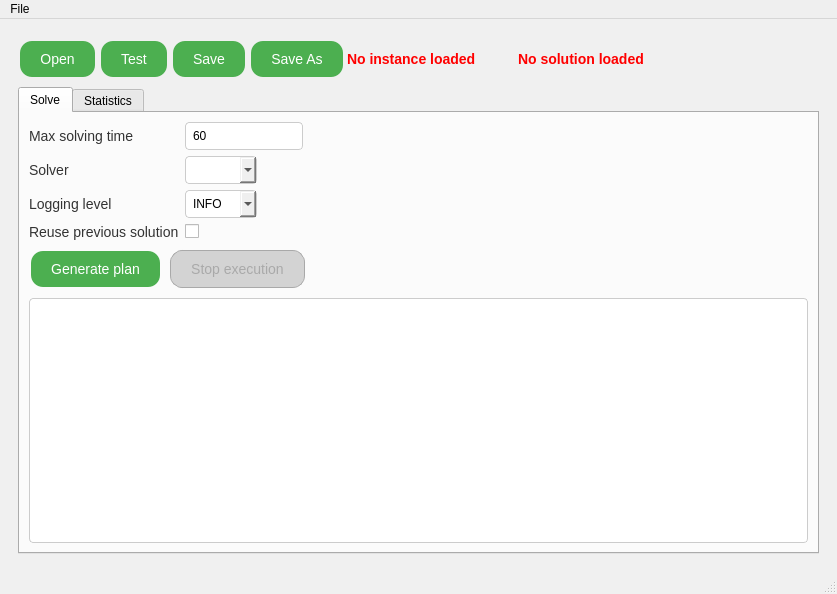
<?xml version="1.0" encoding="UTF-8"?>
<ui version="4.0">
 <class>MainWindow</class>
 <widget class="QMainWindow" name="MainWindow">
  <property name="geometry">
   <rect>
    <x>0</x>
    <y>0</y>
    <width>837</width>
    <height>594</height>
   </rect>
  </property>
  <property name="windowTitle">
   <string>MyOptimApp</string>
  </property>
  <property name="styleSheet">
   <string notr="true">
    QMainWindow {
        background-color: #f0f0f0;
    }
    QPushButton {
        background-color: #4CAF50;
        color: white;
        border: none;
        padding: 10px 20px;
        text-align: center;
        text-decoration: none;
        display: inline-block;
        font-size: 14px;
        margin: 4px 2px;
        transition-duration: 0.4s;
        cursor: pointer;
        border-radius: 12px;
    }
    QPushButton:hover {
        background-color: white;
        color: black;
        border: 2px solid #4CAF50;
    }
    QPushButton:disabled {
        background-color: #d3d3d3;
        color: #a9a9a9;
        border: 1px solid #a9a9a9;
    }
    QLabel {
        font-size: 14px;
        color: #333;
    }
    QLineEdit {
        padding: 5px;
        border: 1px solid #ccc;
        border-radius: 4px;
    }
    QComboBox {
        padding: 5px;
        border: 1px solid #ccc;
        border-radius: 4px;
    }
    QTextBrowser {
        border: 1px solid #ccc;
        border-radius: 4px;
        padding: 5px;
        background-color: white;
    }
   </string>
  </property>
  <widget class="QWidget" name="centralwidget">
   <layout class="QHBoxLayout" name="horizontalLayout">
    <item>
     <widget class="QWidget" name="widget" native="true">
      <layout class="QVBoxLayout" name="verticalLayout_17">
       <property name="sizeConstraint">
        <enum>QLayout::SizeConstraint::SetNoConstraint</enum>
       </property>
       <item>
        <layout class="QVBoxLayout" name="verticalLayout">
         <item>
          <layout class="QHBoxLayout" name="horizontalLayout_3">
           <property name="spacing">
            <number>2</number>
           </property>
           <item>
            <widget class="QPushButton" name="chooseFile">
             <property name="sizePolicy">
              <sizepolicy hsizetype="Minimum" vsizetype="Fixed">
               <horstretch>0</horstretch>
               <verstretch>0</verstretch>
              </sizepolicy>
             </property>
             <property name="font">
              <font>
               <pointsize>-1</pointsize>
               <underline>false</underline>
               <strikeout>false</strikeout>
              </font>
             </property>
             <property name="text">
              <string>Open</string>
             </property>
             <property name="default">
              <bool>false</bool>
             </property>
            </widget>
           </item>
           <item>
            <widget class="QPushButton" name="loadTest">
             <property name="sizePolicy">
              <sizepolicy hsizetype="Minimum" vsizetype="Fixed">
               <horstretch>0</horstretch>
               <verstretch>0</verstretch>
              </sizepolicy>
             </property>
             <property name="text">
              <string>Test</string>
             </property>
            </widget>
           </item>
           <item>
            <widget class="QPushButton" name="exportSolution">
             <property name="sizePolicy">
              <sizepolicy hsizetype="Minimum" vsizetype="Fixed">
               <horstretch>0</horstretch>
               <verstretch>0</verstretch>
              </sizepolicy>
             </property>
             <property name="font">
              <font>
               <pointsize>-1</pointsize>
               <underline>false</underline>
               <strikeout>false</strikeout>
              </font>
             </property>
             <property name="text">
              <string>Save</string>
             </property>
             <property name="default">
              <bool>false</bool>
             </property>
            </widget>
           </item>
           <item>
            <widget class="QPushButton" name="exportSolution_to">
             <property name="sizePolicy">
              <sizepolicy hsizetype="Minimum" vsizetype="Fixed">
               <horstretch>0</horstretch>
               <verstretch>0</verstretch>
              </sizepolicy>
             </property>
             <property name="font">
              <font>
               <pointsize>-1</pointsize>
               <underline>false</underline>
               <strikeout>false</strikeout>
              </font>
             </property>
             <property name="text">
              <string>Save As</string>
             </property>
             <property name="default">
              <bool>false</bool>
             </property>
            </widget>
           </item>
           <item>
            <widget class="QLabel" name="instCheck">
             <property name="font">
              <font>
               <pointsize>-1</pointsize>
               <bold>true</bold>
              </font>
             </property>
             <property name="styleSheet">
              <string notr="true">QLabel { color : red; }</string>
             </property>
             <property name="text">
              <string>No instance loaded</string>
             </property>
             <property name="textFormat">
              <enum>Qt::TextFormat::AutoText</enum>
             </property>
            </widget>
           </item>
           <item>
            <spacer name="horizontalSpacer_4">
             <property name="orientation">
              <enum>Qt::Orientation::Horizontal</enum>
             </property>
             <property name="sizeType">
              <enum>QSizePolicy::Policy::Fixed</enum>
             </property>
             <property name="sizeHint" stdset="0">
              <size>
               <width>40</width>
               <height>20</height>
              </size>
             </property>
            </spacer>
           </item>
           <item>
            <widget class="QLabel" name="solCheck">
             <property name="font">
              <font>
               <pointsize>-1</pointsize>
               <bold>true</bold>
              </font>
             </property>
             <property name="styleSheet">
              <string notr="true">QLabel { color : red; }</string>
             </property>
             <property name="text">
              <string>No solution loaded</string>
             </property>
            </widget>
           </item>
           <item>
            <spacer name="horizontalSpacer">
             <property name="orientation">
              <enum>Qt::Orientation::Horizontal</enum>
             </property>
             <property name="sizeHint" stdset="0">
              <size>
               <width>40</width>
               <height>20</height>
              </size>
             </property>
            </spacer>
           </item>
          </layout>
         </item>
         <item>
          <layout class="QHBoxLayout" name="horizontalLayout_2"/>
         </item>
        </layout>
       </item>
       <item>
        <widget class="QTabWidget" name="tabWidget">
         <property name="currentIndex">
          <number>0</number>
         </property>
         <widget class="QWidget" name="Config">
          <property name="toolTip">
           <string>&lt;html&gt;&lt;head/&gt;&lt;body&gt;&lt;p&gt;configuration&lt;/p&gt;&lt;/body&gt;&lt;/html&gt;</string>
          </property>
          <attribute name="title">
           <string>Solve</string>
          </attribute>
          <layout class="QHBoxLayout" name="horizontalLayout_10">
           <item>
            <layout class="QVBoxLayout" name="verticalLayout_13">
             <item>
              <layout class="QFormLayout" name="formLayout_3">
               <property name="sizeConstraint">
                <enum>QLayout::SizeConstraint::SetMaximumSize</enum>
               </property>
               <property name="fieldGrowthPolicy">
                <enum>QFormLayout::FieldGrowthPolicy::FieldsStayAtSizeHint</enum>
               </property>
               <item row="1" column="0">
                <widget class="QLabel" name="max_timeLabel">
                 <property name="text">
                  <string>Max solving time</string>
                 </property>
                </widget>
               </item>
               <item row="1" column="1">
                <widget class="QLineEdit" name="max_time">
                 <property name="sizePolicy">
                  <sizepolicy hsizetype="Preferred" vsizetype="Fixed">
                   <horstretch>0</horstretch>
                   <verstretch>0</verstretch>
                  </sizepolicy>
                 </property>
                 <property name="text">
                  <string>60</string>
                 </property>
                 <property name="placeholderText">
                  <string>60</string>
                 </property>
                </widget>
               </item>
               <item row="2" column="0">
                <widget class="QLabel" name="solverLabel">
                 <property name="text">
                  <string>Solver</string>
                 </property>
                </widget>
               </item>
               <item row="2" column="1">
                <widget class="QComboBox" name="solver">
                 <property name="editable">
                  <bool>true</bool>
                 </property>
                </widget>
               </item>
               <item row="3" column="0">
                <widget class="QLabel" name="log_levelLabel">
                 <property name="text">
                  <string>Logging level</string>
                 </property>
                </widget>
               </item>
               <item row="3" column="1">
                <widget class="QComboBox" name="log_level">
                 <property name="editable">
                  <bool>true</bool>
                 </property>
                 <property name="currentText">
                  <string>INFO</string>
                 </property>
                </widget>
               </item>
               <item row="4" column="0">
                <widget class="QLabel" name="reuse_solLabel">
                 <property name="text">
                  <string>Reuse previous solution</string>
                 </property>
                </widget>
               </item>
               <item row="4" column="1">
                <widget class="QCheckBox" name="reuse_sol"/>
               </item>
              </layout>
             </item>
             <item>
              <layout class="QHBoxLayout" name="horizontalLayout_12">
               <item>
                <widget class="QPushButton" name="generateSolution">
                 <property name="sizePolicy">
                  <sizepolicy hsizetype="Minimum" vsizetype="Fixed">
                   <horstretch>0</horstretch>
                   <verstretch>0</verstretch>
                  </sizepolicy>
                 </property>
                 <property name="text">
                  <string>Generate plan</string>
                 </property>
                 <property name="default">
                  <bool>false</bool>
                 </property>
                </widget>
               </item>
               <item>
                <widget class="QPushButton" name="stopExecution">
                 <property name="enabled">
                  <bool>false</bool>
                 </property>
                 <property name="sizePolicy">
                  <sizepolicy hsizetype="Minimum" vsizetype="Fixed">
                   <horstretch>0</horstretch>
                   <verstretch>0</verstretch>
                  </sizepolicy>
                 </property>
                 <property name="text">
                  <string>Stop execution</string>
                 </property>
                </widget>
               </item>
               <item>
                <spacer name="horizontalSpacer_2">
                 <property name="orientation">
                  <enum>Qt::Orientation::Horizontal</enum>
                 </property>
                 <property name="sizeHint" stdset="0">
                  <size>
                   <width>40</width>
                   <height>20</height>
                  </size>
                 </property>
                </spacer>
               </item>
              </layout>
             </item>
             <item>
              <widget class="QTextBrowser" name="solution_log">
               <property name="sizePolicy">
                <sizepolicy hsizetype="Expanding" vsizetype="Expanding">
                 <horstretch>1</horstretch>
                 <verstretch>1</verstretch>
                </sizepolicy>
               </property>
               <property name="font">
                <font>
                 <family>Monospace</family>
                </font>
               </property>
              </widget>
             </item>
            </layout>
           </item>
          </layout>
         </widget>
         <widget class="QWidget" name="Output">
          <attribute name="title">
           <string>Statistics</string>
          </attribute>
          <layout class="QHBoxLayout" name="horizontalLayout_4">
           <item>
            <layout class="QVBoxLayout" name="verticalLayout_15" stretch="0,0,0">
             <item>
              <layout class="QFormLayout" name="formLayout">
               <property name="fieldGrowthPolicy">
                <enum>QFormLayout::FieldGrowthPolicy::FieldsStayAtSizeHint</enum>
               </property>
               <item row="0" column="0">
                <widget class="QLabel" name="objectiveLabel">
                 <property name="text">
                  <string>Objective</string>
                 </property>
                </widget>
               </item>
               <item row="0" column="1">
                <widget class="QLineEdit" name="objectiveLineEdit">
                 <property name="readOnly">
                  <bool>true</bool>
                 </property>
                </widget>
               </item>
               <item row="1" column="0">
                <widget class="QLabel" name="errorsLabel">
                 <property name="text">
                  <string>Errors</string>
                 </property>
                </widget>
               </item>
               <item row="1" column="1">
                <widget class="QLineEdit" name="errorsLineEdit">
                 <property name="readOnly">
                  <bool>true</bool>
                 </property>
                </widget>
               </item>
              </layout>
             </item>
             <item>
              <layout class="QHBoxLayout" name="horizontalLayout_14">
               <item>
                <widget class="QPushButton" name="checkSolution">
                 <property name="text">
                  <string>Check solution</string>
                 </property>
                </widget>
               </item>
               <item>
                <widget class="QPushButton" name="generateReport">
                 <property name="text">
                  <string>Generate report</string>
                 </property>
                </widget>
               </item>
               <item>
                <widget class="QPushButton" name="openReport">
                 <property name="text">
                  <string>Open report</string>
                 </property>
                </widget>
               </item>
               <item>
                <spacer name="horizontalSpacer_3">
                 <property name="orientation">
                  <enum>Qt::Orientation::Horizontal</enum>
                 </property>
                 <property name="sizeHint" stdset="0">
                  <size>
                   <width>40</width>
                   <height>20</height>
                  </size>
                 </property>
                </spacer>
               </item>
              </layout>
             </item>
             <item>
              <widget class="QTextBrowser" name="solution_report">
               <property name="sizePolicy">
                <sizepolicy hsizetype="Expanding" vsizetype="Expanding">
                 <horstretch>1</horstretch>
                 <verstretch>1</verstretch>
                </sizepolicy>
               </property>
               <property name="font">
                <font>
                 <family>Monospace</family>
                </font>
               </property>
              </widget>
             </item>
            </layout>
           </item>
          </layout>
         </widget>
        </widget>
       </item>
      </layout>
     </widget>
    </item>
   </layout>
  </widget>
  <widget class="QMenuBar" name="menubar">
   <property name="geometry">
    <rect>
     <x>0</x>
     <y>0</y>
     <width>837</width>
     <height>23</height>
    </rect>
   </property>
   <widget class="QMenu" name="menuFile">
    <property name="title">
     <string>File</string>
    </property>
    <addaction name="actionOpen_from"/>
    <addaction name="separator"/>
    <addaction name="actionSave"/>
    <addaction name="actionSave_As"/>
    <addaction name="separator"/>
    <addaction name="actionExit"/>
   </widget>
   <addaction name="menuFile"/>
  </widget>
  <widget class="QStatusBar" name="statusbar"/>
  <action name="actionOpen_from">
   <property name="text">
    <string>Open from...</string>
   </property>
  </action>
  <action name="actionExit">
   <property name="text">
    <string>Exit</string>
   </property>
  </action>
  <action name="actionSave">
   <property name="text">
    <string>Export</string>
   </property>
  </action>
  <action name="actionSave_As">
   <property name="text">
    <string>Export As...</string>
   </property>
  </action>
 </widget>
 <resources/>
 <connections/>
</ui>
